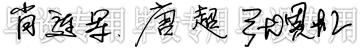
//> input picture OpenCV/De-noising and De-ink based on Qt/Paper/评优/体系结构电子签名/1肖连军.bmp唐超.bmp张贯虹.bmp, 362 x 49 px, given in place of old.jpg, which was not available
$ ./weina   (built with g++ and OpenCV 4)
//> lines starting //> are read from the running program, lines starting //| are printed output that depends on the picture; pictures that were not available may be replaced by others from this repository, and a replacement may not be noted
#include <iostream>
#include <highgui.h>
#include "highgui.h"
#include <opencv2/imgproc/imgproc.hpp>
#include <stdio.h>
#include <opencv2/core/core.hpp>
#include <cv.h>
using namespace std;

// 卷积函数：cvFilter2D(const CvArr *src,CvArr *dst,const CvMat *kernel,CvPoint anchor = cvPoint(-1,-1))
// 填充卷积边界：cvCopyMakeBorder(const CvArr *src,CvArr *dst,CvPoint offset,int bordertype,CvScalar value = cvScalarAll(0))

int main(int argc,char *argv[])
{

   IplImage* img = cvLoadImage("/home/pi/YoutubeChannel/remove_mass/Other_Method/old.jpg");     //原始图图像 1
//> img is the input picture: 49 rows x 362 cols, CV_8UC3; min 0, max 255, mean 213
   //得到灰度化图像 g 1
   IplImage* g = cvCreateImage(cvSize(img->width,img->height),IPL_DEPTH_8U,1);
   cvCvtColor(img,g,CV_RGB2GRAY);
  // [11 lines of commented-out code are left out]

   IplImage* gg = cvCreateImage(cvSize(img->width,img->height),IPL_DEPTH_32F,1);  //输入用于计算的图像
   cvConvertScale(g,gg);

   IplImage* localMean = cvCreateImage(cvSize(img->width,img->height),IPL_DEPTH_32F,1);  //“均值” 具体解释见程序代码求解公式
   IplImage* localVar = cvCreateImage(cvSize(img->width,img->height),IPL_DEPTH_32F,1);   //“方差”
   IplImage* f = cvCreateImage(cvSize(img->width,img->height),IPL_DEPTH_32F,1);   //输出用于计算的图像

   /*得到滤波模板*/
   CvMat* mat = cvCreateMat(5,5,CV_32FC1);
   cvZero(mat);
   int row,col;
   for (row=0;row<mat->height;row++)
   {
	   float* pData=(float*)(mat->data.ptr+row*mat->step);//获取第row行的行首指针，因为数据类型为浮点型，因此，通过data.ptr与step获得的字节指针需要转换为float* 这样的指针
	   for (col=0;col<mat->width;col++)
	   {
		   *pData = 1;
		   pData++;//因为,指针后移一位，也即是指向下一个浮点数
	   }
   }
   float prod = 25;                              //滤波模板的数值和
   float sumlocalVar = 0;                    //方差和

   /*得到原始图像与模板卷积后的图像*/
   IplImage* dst = cvCreateImage( cvGetSize(g), IPL_DEPTH_32F, 1 );
   cvFilter2D( g, dst, mat, cvPoint( -1, -1 ) );
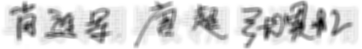
//> dst: 49 rows x 362 cols, CV_32FC1; min 3, max 6375, mean 5324.4; drawn with min black and max white

   /*得到原始图像像素平方与模板卷积后的图像*/
   IplImage* grayImg32F2X = cvCreateImage( cvGetSize(g), IPL_DEPTH_32F, 1 );
   cvMul(gg,gg,grayImg32F2X );
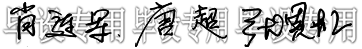
//> grayImg32F2X: 49 rows x 362 cols, CV_32FC1; min 0, max 65025, mean 50912; drawn with min black and max white

   IplImage* dst2 = cvCreateImage( cvGetSize(grayImg32F2X), IPL_DEPTH_32F, 1 );
   cvFilter2D( grayImg32F2X, dst2, mat, cvPoint( -1, -1 ) );
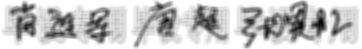
//> dst2: 49 rows x 362 cols, CV_32FC1; min 9, max 1625625, mean 1272800; drawn with min black and max white

   for (int i=0;i<(g->height);i++)
   {
	   //r、p是指向图像数据首地址的指针，类型是无符号字符型
		float *r=(float*)(dst->imageData + i*dst->widthStep);
		float *p=(float*)(localMean->imageData + i*localMean->widthStep);
		float *q=(float*)(dst2->imageData + i*dst2->widthStep);
		float *m=(float*)(localVar->imageData + i*localVar->widthStep);
		float *n=(float*)(f->imageData + i*f->widthStep);
		float *o=(float*)(gg->imageData + i*gg->widthStep);
		for (int j=0;j<(g->width);j++)
		{
			p[j] = r[j]/prod;               //为localMean像素赋值   wrong;
			m[j] = q[j]/prod - p[j]*p[j];   //为localVar像素赋值
			n[j] = o[j] - p[j];             //实现公式 f = g - localMean;
		}
   }
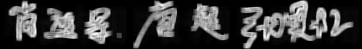
//> localVar: 49 rows x 362 cols, CV_32FC1; min 0, max 13594.7, mean 3046.4; drawn with min black and max white
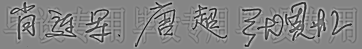
//> f: 49 rows x 362 cols, CV_32FC1; min -212.2, max 194.5, mean 0; drawn with min black and max white


   float noise = 0;
   int count = 0;
   for (int i=0;i<(g->height);i++)
   {
	   //r、p是指向图像数据首地址的指针，类型是无符号字符型
		float *m=(float*)(localVar->imageData + i*localVar->widthStep);
		for (int j=0;j<(g->width);j++)
		{
			noise = noise + m[j];
			count++;
		}
   }
//> this loop made 49 passes
//> (noise, count) on passes 1 to 12: (54120, 362), (240531.2, 724), (530931.6, 1086), (953184.9, 1448), (1479516.5, 1810), (2086835.1, 2172), (2819606.5, 2534), (3803321, 2896), (5016069, 3258), (6330033.5, 3620), (7696187.5, 3982), (9084365, 4344)
//> after the loop, noise = 54036788; count = 17738
   noise = noise/count;   //求得噪声   is differet from Matlab value
//> noise = 3046.4

   for (int i=0;i<(localVar->height);i++)
   {
       float *o=(float*)(gg->imageData + i*gg->widthStep);
	   float *m=(float*)(localVar->imageData + i*localVar->widthStep);
	   for (int j=0;j<(localVar->width);j++)
	   {
		   o[j] = m[j] - noise;       //实现公式 g = localVar - noise;      误差很大，不应该！
	   }
   }

   cvMaxS(gg,0,gg);                     //gg与0比，去较大值存入gg
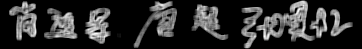
//> gg: 49 rows x 362 cols, CV_32FC1; min 0, max 10548.3, mean 1784.7; drawn with min black and max white
   cvMaxS(localVar,noise,localVar);       //localVar与noise比，去较大值存入localVar
   cvDiv(f,localVar,f);               //f = f - localVa
   cvMul(f,gg,f);                      //f = f * gg
   cvAdd(f,localMean,f);              //f = f + localMean
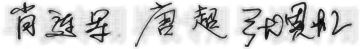
//> f: 49 rows x 362 cols, CV_32FC1; min 0.12, max 255, mean 211.9

   IplImage* ff = cvCreateImage(cvSize(img->width,img->height),IPL_DEPTH_8U,1);  //滤波后图像
   cvConvertScale(f,ff);

   cvNamedWindow ("Image", 1);
   cvMoveWindow ("Image", 0, 0);

   //The Code that need to be added(for saving image)
   cvSaveImage("new.png",ff);
   cvShowImage ("Image",ff);

   cvWaitKey (0);
   cvDestroyWindow ("Image");

   cvReleaseImage(&f);
   cvReleaseImage(&ff);
   cvReleaseImage(&img);
   cvReleaseImage(&localMean);
   cvReleaseImage(&localVar);
   cvReleaseImage(&g);
   cvReleaseMat(&mat);
   cvReleaseImage(&dst);
   cvReleaseImage(&grayImg32F2X);
   cvReleaseImage(&dst2);
   cvReleaseImage(&dst2);
}

$ run again, on OpenCV/De-noising and De-ink based on Qt/Paper/评优/体系结构电子签名/1项响琴.bmp
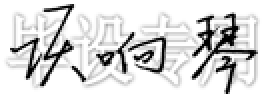
//> input picture OpenCV/De-noising and De-ink based on Qt/Paper/评优/体系结构电子签名/1项响琴.bmp, 134 x 49 px, given in place of old.jpg, which was not available (shown 2 times larger)
//> img is the input picture: 49 rows x 134 cols, CV_8UC3; min 0, max 255, mean 218.1
//> after the loop `for (int i=0;i<(g->height);i++)`:
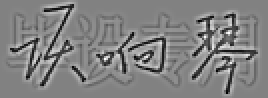
//> f: 49 rows x 134 cols, CV_32FC1 (shown 2 times larger); min -190.2, max 183.4, mean 0; drawn with min black and max white
//> the loop `for (int i=0;i<(g->height);i++)` made 49 passes
//> (noise, count) on passes 1 to 8: (19450.6, 134), (98963.3, 268), (241454.1, 402), (406191.4, 536), (571080.6, 670), (774760.6, 804), (1022327.4, 938), (1263114.8, 1072)
//> after the loop `for (int i=0;i<(g->height);i++)`: noise = 18386500; count = 6566
//> `noise = noise/count;`: noise = 2800.3
//> `cvAdd(f,localMean,f);`:
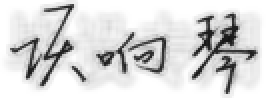
//> f: 49 rows x 134 cols, CV_32FC1 (shown 2 times larger); min 19.28, max 255, mean 217

$ run again, on OpenCV/De-noising and De-ink based on Qt/Paper/评优/体系结构电子签名/1高玲玲.bmp
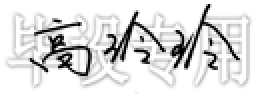
//> input picture OpenCV/De-noising and De-ink based on Qt/Paper/评优/体系结构电子签名/1高玲玲.bmp, 130 x 49 px, given in place of old.jpg, which was not available (shown 2 times larger)
//> img is the input picture: 49 rows x 130 cols, CV_8UC3; min 0, max 255, mean 222.2
//> after the loop `for (int i=0;i<(g->height);i++)`:
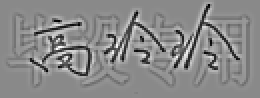
//> f: 49 rows x 130 cols, CV_32FC1 (shown 2 times larger); min -197.2, max 168.3, mean 0; drawn with min black and max white
//> the loop `for (int i=0;i<(g->height);i++)` made 49 passes
//> (noise, count) on passes 1 to 8: (14189.8, 130), (46908.3, 260), (90893, 390), (147816.3, 520), (226595.3, 650), (326046.8, 780), (438131.8, 910), (566732.9, 1040)
//> after the loop `for (int i=0;i<(g->height);i++)`: noise = 14788229; count = 6370
//> `noise = noise/count;`: noise = 2321.5
//> `cvAdd(f,localMean,f);`:
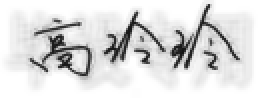
//> f: 49 rows x 130 cols, CV_32FC1 (shown 2 times larger); min 19.93, max 255, mean 221.2
